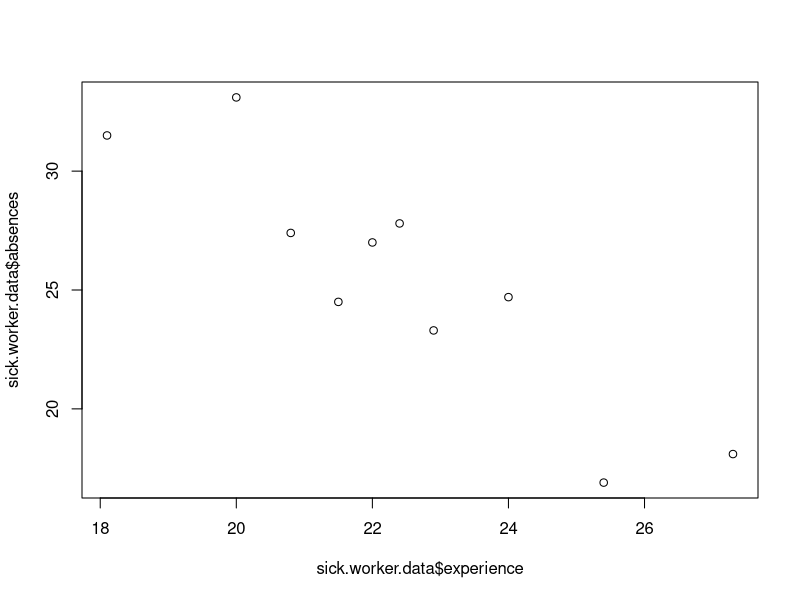

R code for this plot: (Note: this script raises an error after producing the figure.)
#Read in the sick workers example
sick.worker.data <- read.csv("Sick_Worker_Data.csv", head = TRUE)
#Make a scatter plot with absences on the y-axis and experience on the x-axis
plot(sick.worker.data$absences~sick.worker.data$experience)
#Fit a simple linear regression model absences = bo + b1*experience + epsilon
SLR.model <- lm(sick.worker.data$abcences ~ sick.worker.data$experience)
#Look at the output from the model fit
anova(SLR.model)
summary(SLR.model)
#Calculate the residuals and predicted values (for the observations
#without missing absences data)
residuals <- SLR.model$residuals

#Conduct a Shapiro-Wilk test for normality of the residuals, which tests Ho: Residuals
#are normally distributed
shapiro.test(residuals)